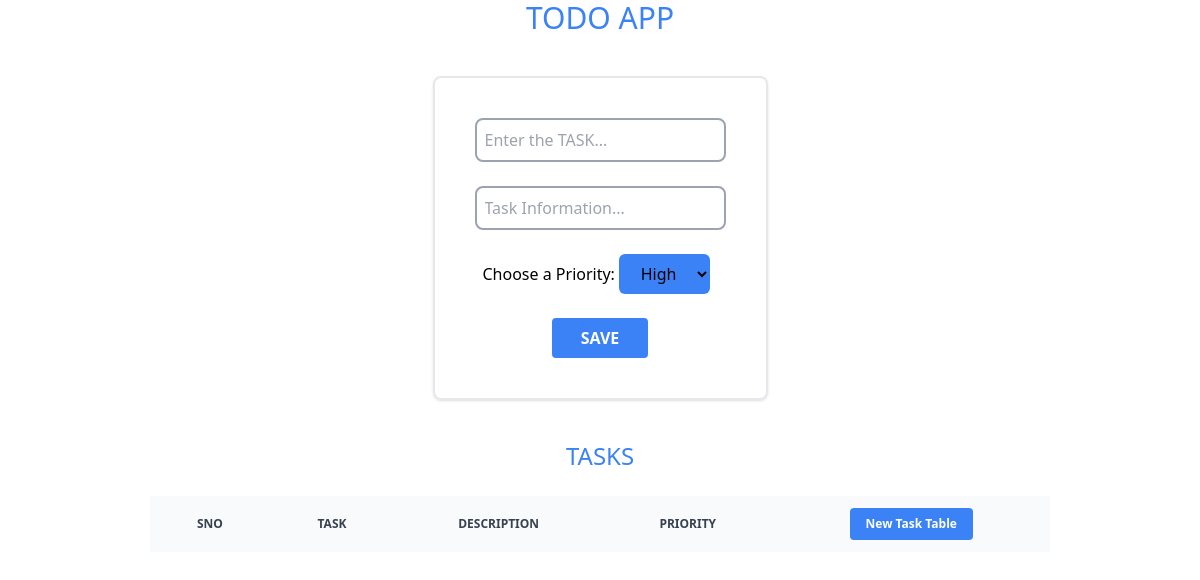
Before: / with the older database file.
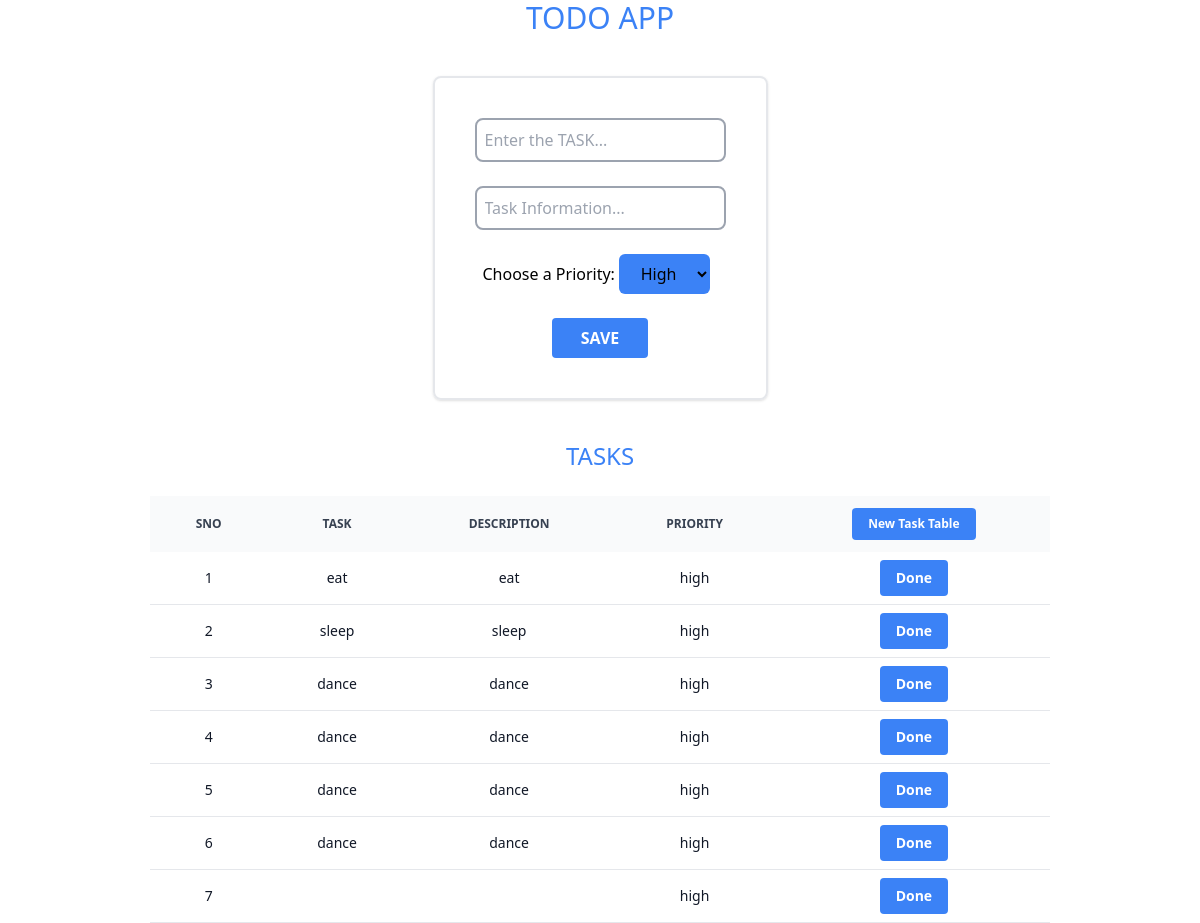
After: the same page with the newer database file.
### tables this page shows
CREATE TABLE tasks (sno INTEGER PRIMARY KEY AUTOINCREMENT, task TEXT, info TEXT, priority TEXT);

### app.py (the view, shortened to what this page needs)
@app.route('/',methods=['GET','POST'])
def home():
    conn = sqlite3.connect('database.db')
    conn.row_factory = sqlite3.Row
    cur = conn.cursor()
    cur.execute("select * from tasks")
    rows = cur.fetchall();
    return render_template('home.html',rows=rows)

### templates/home.html (shortened to what this page needs)
<!DOCTYPE html>
<html>
<head>
    <link href="{{url_for('static',filename='css/dist/output.css')}}" rel="stylesheet">
</head>
<body>
    <header class="flex justify-center items-center text-blue-500 text-3xl">
    </header>
    <div>
        <form class="flex justify-center items-center flex-col my-10" action="/" method="post">
            <div class="flex flex-col space-y-6 p-10 rounded-lg border-2 hover:border-blue-400  w-[fit-content] shadow">
            <input class="cursor-text border-2 border-gray-400 hover:border-2 hover:border-blue-500 rounded-lg px-2 py-2" type="text"
                name="task" id="task" placeholder="Enter the TASK...">
            <input class="cursor-text border-2 border-gray-400 hover:border-2 hover:border-blue-500 rounded-lg px-2 py-2" type="text"
                name="info" id="info" placeholder="Task Information...">
            <div class="ml-2">
                <label for="priority">Choose a Priority:</label>
                <select class="bg-blue-500 cursor-pointer px-1 py-2 rounded-md text-center" name="priority" id="priority">
                    <option value="high">High</option>
                </select>
            </div>
            <button class="w-[6rem] m-auto bg-blue-500 hover:bg-white text-white font-semibold hover:text-blue-700 py-2 px-4 hover:border hover:border-blue-500 border-blue-500 rounded" id="save">SAVE</button>
        </div>
        </form>
    </div>
    <h1 class="text-center my-6 text-2xl text-blue-500 uppercase">Tasks</h1>
    <table class="w-3/4 m-auto text-sm text-center text-gray-500 dark:text-gray-40">
        <thead class="text-xs text-gray-700 uppercase bg-gray-50 dark:bg-gray-700 dark:text-gray-400">
            <tr>
                <th class="px-6 py-3" scope="col">Sno</th>
                <th class="px-6 py-3" scope="col">Task</th>
                <th class="px-6 py-3" scope="col">Description</th>
                <th class="px-6 py-3" scope="col">Priority</th>
                <th class="px-6 py-3"><a href="/clear"><button class=" bg-blue-500 hover:bg-white text-white font-semibold hover:text-blue-700 py-2 px-4 hover:border hover:border-blue-500 border-blue-500 rounded">New Task Table</button></a></th>
            </tr>
        </thead>
        <tbody>
            {% for row in rows %}
            <tr class="bg-white border-b dark:bg-gray-800 dark:border-gray-700 hover:bg-gray-50 dark:hover:bg-gray-600">
                <td class="px-6 py-4 font-medium text-gray-900 whitespace-nowrap dark:text-white">{{row['sno']}}</td>
                <td class="px-6 py-4 font-medium text-gray-900 whitespace-nowrap dark:text-white">{{row['task']}}</td>
                <td class="px-6 py-4 font-medium text-gray-900 whitespace-nowrap dark:text-white">{{row['info']}}</td>
                <td class="px-6 py-4 font-medium text-gray-900 whitespace-nowrap dark:text-white">{{row['priority']}}</td>
                <td><a href="/delete/{{row.sno}}"><button class="bg-blue-500 hover:bg-white text-white font-semibold hover:text-blue-700 py-2 px-4 hover:border hover:border-blue-500 border-blue-500 rounded">Done</button></a></td>
            </tr>
            {% endfor %}
        </tbody>
    </table>
</body>
</html>

Changed rows visible on the page:
added tasks: sno "1", task "eat", info "eat", priority "high"
added tasks: sno "2", task "sleep", info "sleep", priority "high"
added tasks: sno "3", task "dance", info "dance", priority "high"
added tasks: sno "4", task "dance", info "dance", priority "high"
added tasks: sno "5", task "dance", info "dance", priority "high"
added tasks: sno "6", task "dance", info "dance", priority "high"
added tasks: sno "7", priority "high"
